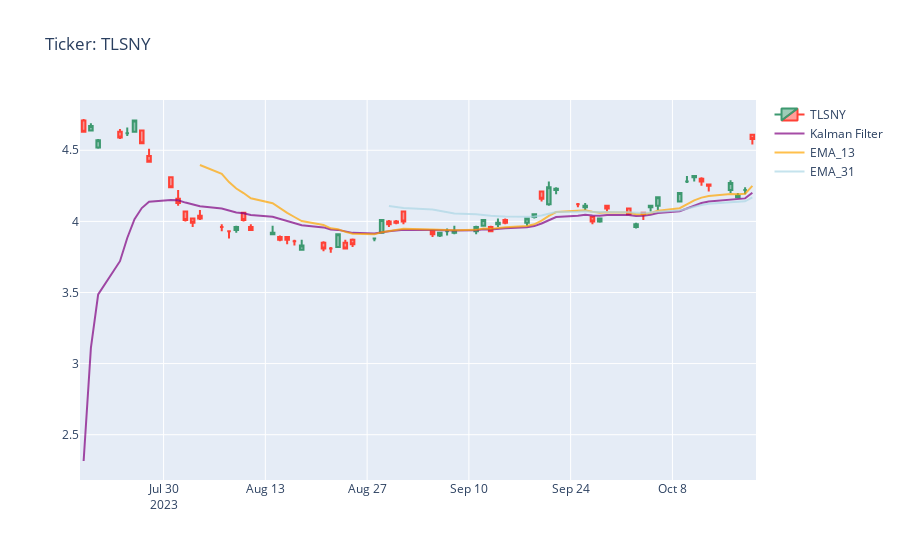
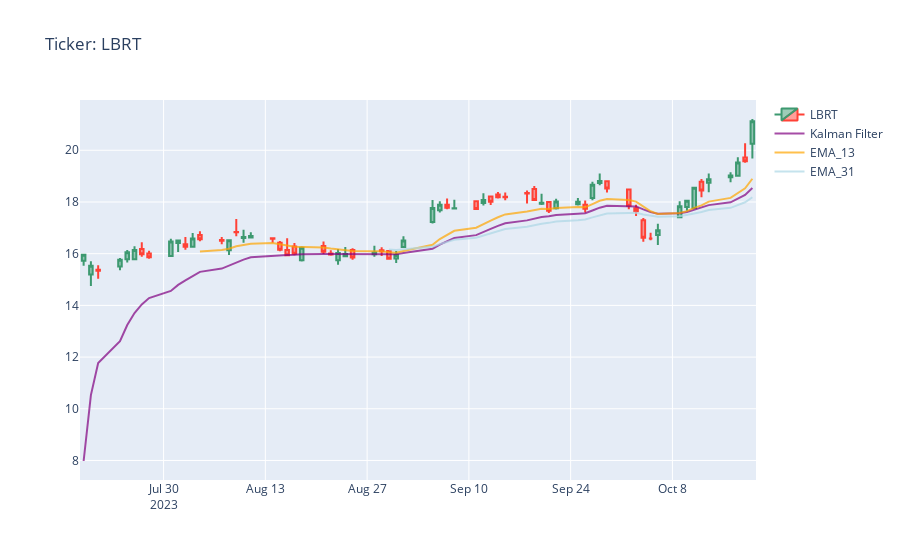
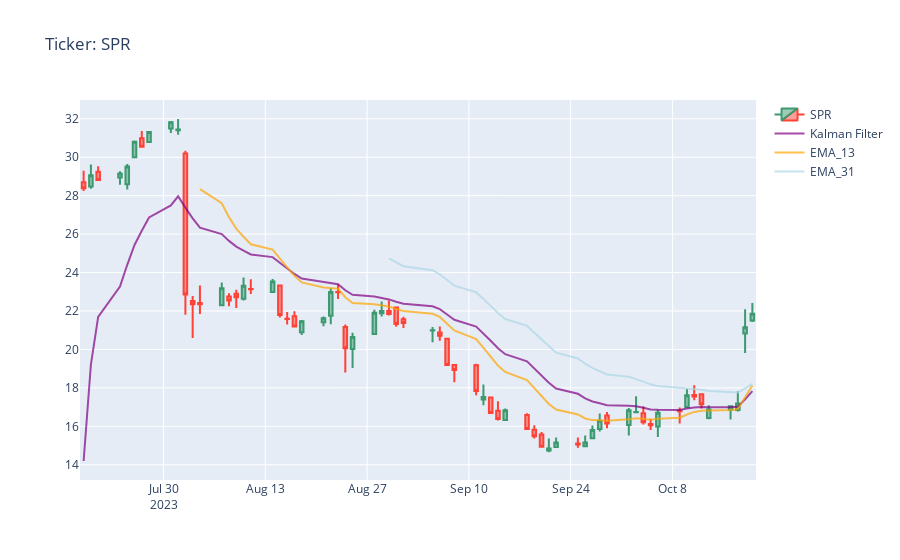
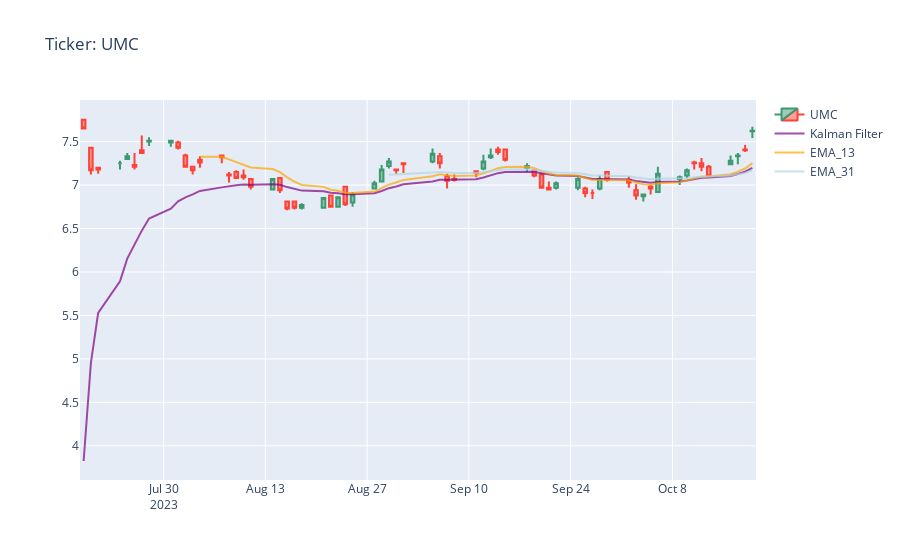

Here is the notebook cell these charts were saved with, in order:
### Markdown cell above
# Entry Points

### Code cell
# Plotly within a double nested for-loop. 
# This pulls from Yahoo's Gainers first page, then implements technical indicators to output forecasts, 
# RSI, choppiness, trend archers, & other conditionals to aid in decision making.

from plotly.offline import init_notebook_mode, iplot
init_notebook_mode(connected=True)

# Pull Yahoo's Top Gainers of Today - first page.

url = 'https://finance.yahoo.com/gainers?count=100&offset=0'
headers = {
  'User-Agent': 'Mozilla/5.0 (Windows NT 10.0; rv:91.0) Gecko/20100101 Firefox/91.0'
}

ytext = requests.get(url,headers=headers).text
yroot = lxml.html.fromstring(ytext)
List = []
for x in yroot.xpath('//*[@id="fin-scr-res-table"]//a'):
    List.append({"top_movers":x.attrib['href'].split("/")[-1].split("?")[0]})
List = pd.DataFrame(List)

# calculating plotter
print('\n Entry Points')
for i,v in [(v,yf.download(tickers=v, period='3mo', interval='1d')) for i,v in List.top_movers.items()]:
    try:
        #calculate_symbol(v)
        if (calculate_symbol(v)[8] == True) & (calculate_symbol(v)[4]<="40"):
            print(f'\n\nTicker: {i}\n\n "Entry Point"  AMAT &  (EMA_13 > Kalman) & (Choppiness <= 40):',calculate_symbol(v)[8])
            print(' "Exit Point"  ~AMAT & ~(EMA_13 > Kalman):',calculate_symbol(v)[9])
            print('\n\nClose:',calculate_symbol(v)[1])
            print('Ichimoku 9-Day Forecast:',calculate_symbol(v)[2])
            print('Ichimoku 26-Day Forecast:',calculate_symbol(v)[3])
            print('Choppiness (%):',calculate_symbol(v)[4])
            print('RSI:',calculate_symbol(v)[5])
            print('Archer MA Trending:',calculate_symbol(v)[6])
            print('EMA_13 > Kalman:',calculate_symbol(v)[7])
            print('Low > Kalman:',calculate_symbol(v)[10])
            plot(v.tail(90),i)
        else:pass
    except:pass
